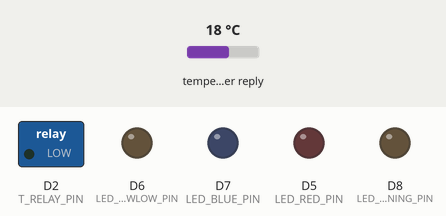
Simulated run of this sketch. Board: ESP8266 (NodeMCU). Parts: switched loads named in the sketch (green lamp = pin HIGH), output pins drawn as LEDs (lit = HIGH). The inputs (shaded band) are chosen by the test bench; at power-on: temperature in the weather reply 18 °C. WiFi joins after 1.5 s; servers stay silent unless stated; the local clock reads 2024-03-15 10:24:30 at power-on unless the sketch sets it; web services answer with replies made up by the test bench; what the sketch prints to the serial monitor is not drawn.

Above: at 0.1 s.
At 61.8 s:
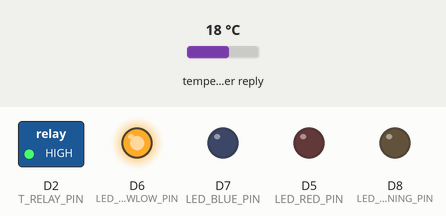
Timing chart, 0 to 79.2 s (numbered marks = the images above):
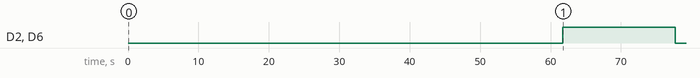

Measured:
- by itself, D2 (T_RELAY_PIN), D6 (LED_YEWLOW_PIN): LOW → HIGH at 61.7 s, → LOW 16.0 s later

The sketch:

tuoicay.ino
```cpp
#include <DS3231.h>
#include <Wire.h>
#include <Arduino.h>
#include <ArduinoJson.h>
#include <ESP8266WiFi.h>
#include <ESP8266WiFiMulti.h>
#include <ESP8266HTTPClient.h>
#include <WiFiClientSecureBearSSL.h>
const uint8_t fingerprint[20] = {0xEE,0xAA,0x58,0x6D,0x4F,0x1F,0x42,0xF4,0x18,0x5B,0x7F,0xB0,0xF2,0x0A,0x4C,0xDD,0x97,0x47,0x7D,0x99};

ESP8266WiFiMulti WiFiMulti;
StaticJsonDocument<1024> doc;

DS3231 Clock;
bool Century=false;
bool h12;
bool PM;
int const T_RELAY_PIN = D2;
int const LED_BLUE_PIN = D7;
int const LED_YEWLOW_PIN = D6;
int const LED_RED_PIN = D5;
int const LED_WANNING_PIN = D8;
void setup() {
  Wire.begin();
  // Start the serial interface
  Serial.begin(9600);
  Clock.setHour(8);
  Clock.setMinute(22);
  Clock.setSecond(0);
  pinMode(T_RELAY_PIN, OUTPUT);
  pinMode(LED_BLUE_PIN, OUTPUT);
  pinMode(LED_YEWLOW_PIN, OUTPUT);
  pinMode(LED_RED_PIN, OUTPUT);
  pinMode(LED_WANNING_PIN, OUTPUT);
  WiFi.mode(WIFI_STA);
  WiFiMulti.addAP("Redmi", "truongabc");
}
void loop() {
  Serial.print(Clock.getHour(h12, PM), DEC);
  Serial.print(" : ");
  Serial.print(Clock.getMinute(), DEC);
  Serial.print(" : ");
  Serial.print(Clock.getSecond(), DEC);
  Serial.print('\n');
  delay(10000);
  //--------------------------------------------
  digitalWrite(T_RELAY_PIN, LOW);
  digitalWrite(LED_BLUE_PIN, LOW);
  digitalWrite(LED_YEWLOW_PIN, LOW);
  digitalWrite(LED_WANNING_PIN, LOW);
  digitalWrite(LED_RED_PIN, LOW);
  dongho();
}

//hàm lấy thời gian
void dongho(){
  if(Clock.getHour(h12, PM) == 8 && Clock.getMinute() == 23 && Clock.getSecond()== 0){
      laynhietdo();
  }
  else{
      digitalWrite(T_RELAY_PIN, LOW);
      digitalWrite(LED_BLUE_PIN, LOW);
      digitalWrite(LED_YEWLOW_PIN, LOW);
      digitalWrite(LED_RED_PIN, LOW);
    }
}


//hàm lấy nhiệt dộ
void laynhietdo(){
  int temp = 5;
  if ((WiFiMulti.run() == WL_CONNECTED)) {

    std::unique_ptr<BearSSL::WiFiClientSecure>client(new BearSSL::WiFiClientSecure);

    client->setFingerprint(fingerprint);

    HTTPClient https;

    Serial.print("[HTTPS] begin...\n");
    if (https.begin(*client, "https://api.openweathermap.org/data/2.5/weather?q=danang&units=metric&appid=17ea2ba52f735b16b100dab55d1ee6a8")) {  // HTTPS

      Serial.print("[HTTPS] GET...\n");
      // start connection and send HTTP header
      int httpCode = https.GET();

      // httpCode will be negative on error
      if (httpCode > 0) {
        // HTTP header has been send and Server response header has been handled
        Serial.printf("[HTTPS] GET... code: %d\n", httpCode);

        // file found at server
        if (httpCode == HTTP_CODE_OK || httpCode == HTTP_CODE_MOVED_PERMANENTLY) {
          String payload = https.getString();
          deserializeJson(doc, payload);
          JsonObject root = doc.as<JsonObject>();
          JsonObject main = root["main"];
          temp = main["temp"];
          Serial.printf("nhiet do: ");
          Serial.println(temp);

        }
      } else {
        Serial.printf("[HTTPS] GET... failed, error: %s\n", https.errorToString(httpCode).c_str());
      }

      https.end();
    } else {
      Serial.printf("[HTTPS] Unable to connect\n");
    }
  }
  else{
    digitalWrite(LED_WANNING_PIN, 1);
    delay(10000);
  }
  bomnuoc(temp);
}

//Hàm thực hiện bơm
void bomnuoc(int nhietdo){
      Serial.println(nhietdo);
      if(nhietdo < 30 && nhietdo > 10){
        digitalWrite(T_RELAY_PIN, 1);
        digitalWrite(LED_YEWLOW_PIN, 1);
        Serial.println("Bơm 6s");
        delay(6000);
      }else if(nhietdo >= 30){
        digitalWrite(T_RELAY_PIN, 1);
        digitalWrite(LED_BLUE_PIN, 1);
        Serial.println("Bơm 10s");
        delay(10000);
      }
      else{
        digitalWrite(T_RELAY_PIN, 1);
        digitalWrite(LED_RED_PIN, 1);
        Serial.println("Bơm 2s");
        delay(2000);
      }
}
```
